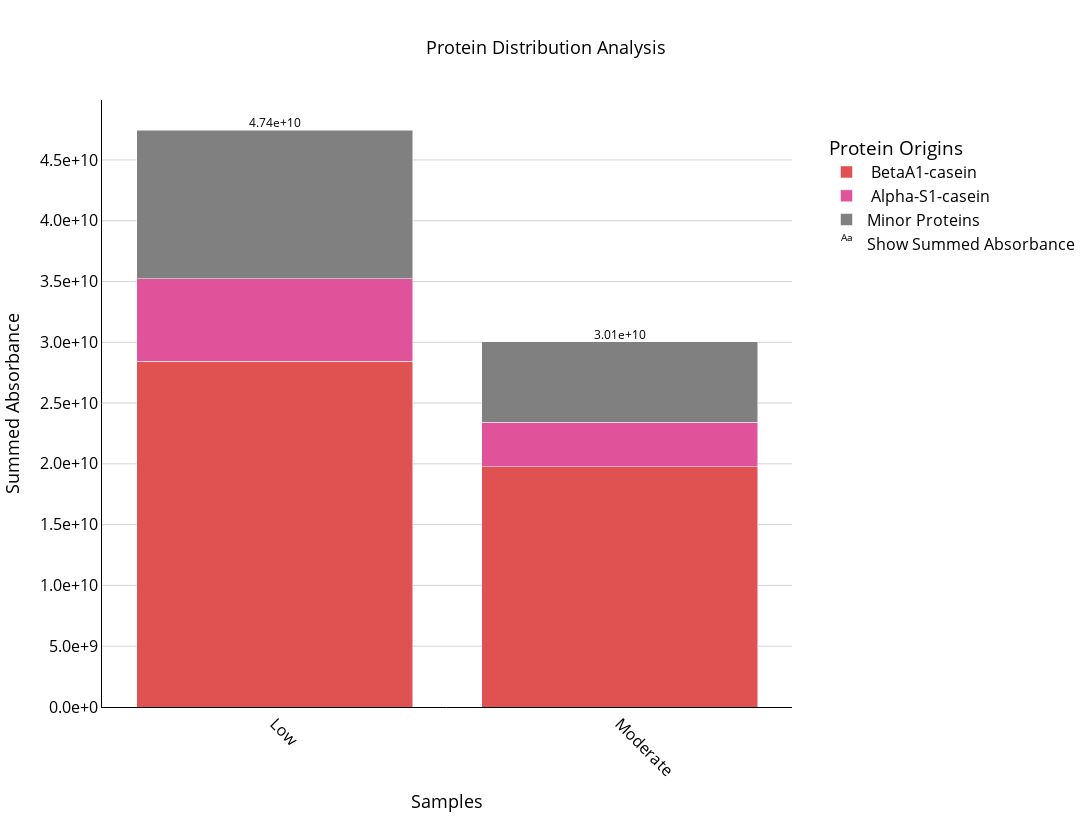
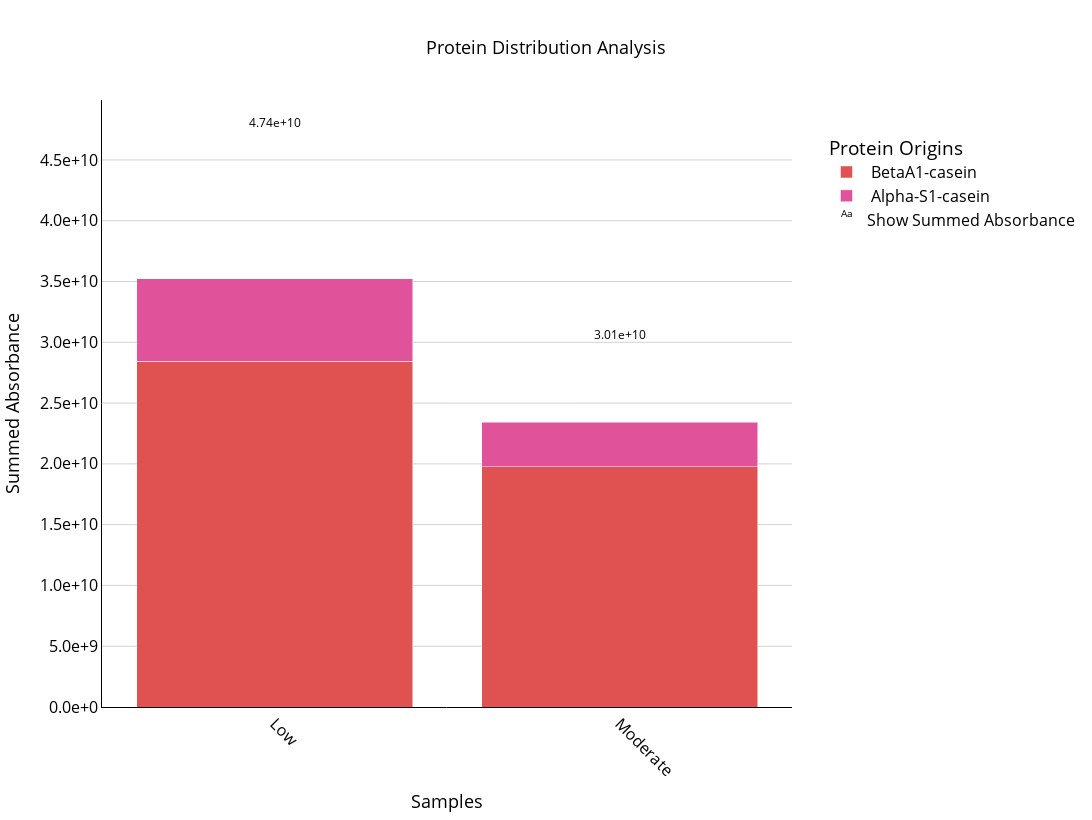
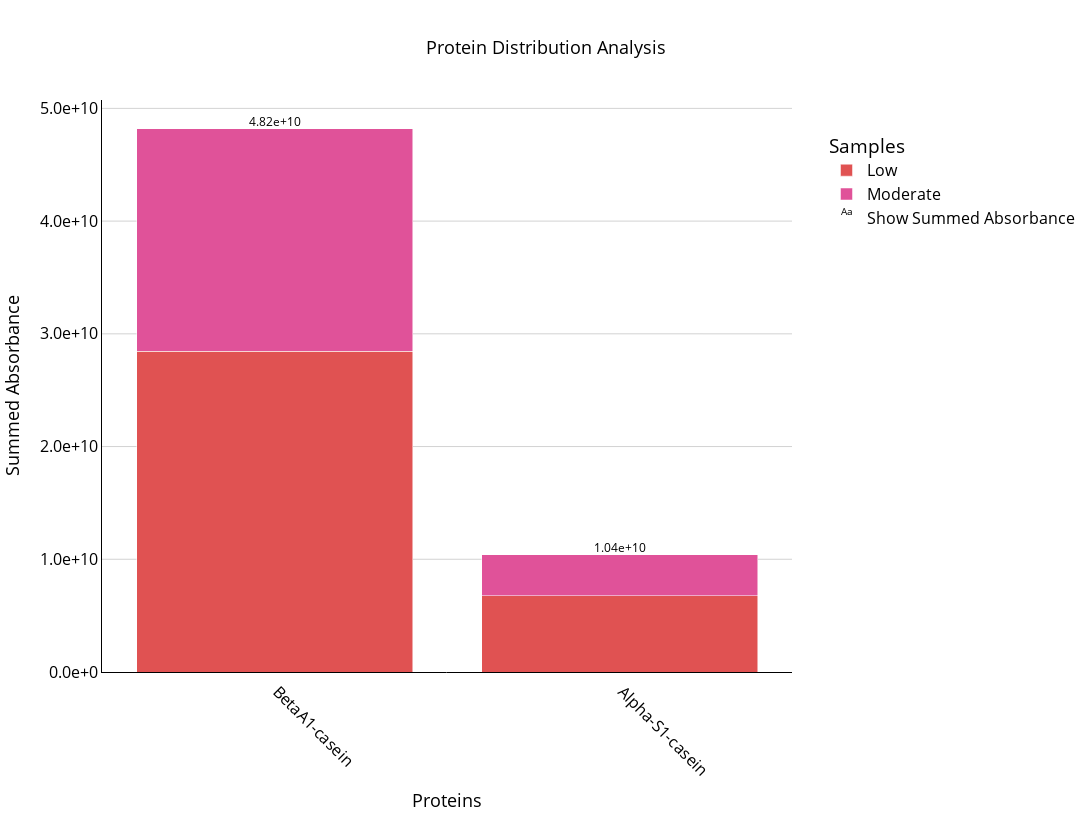
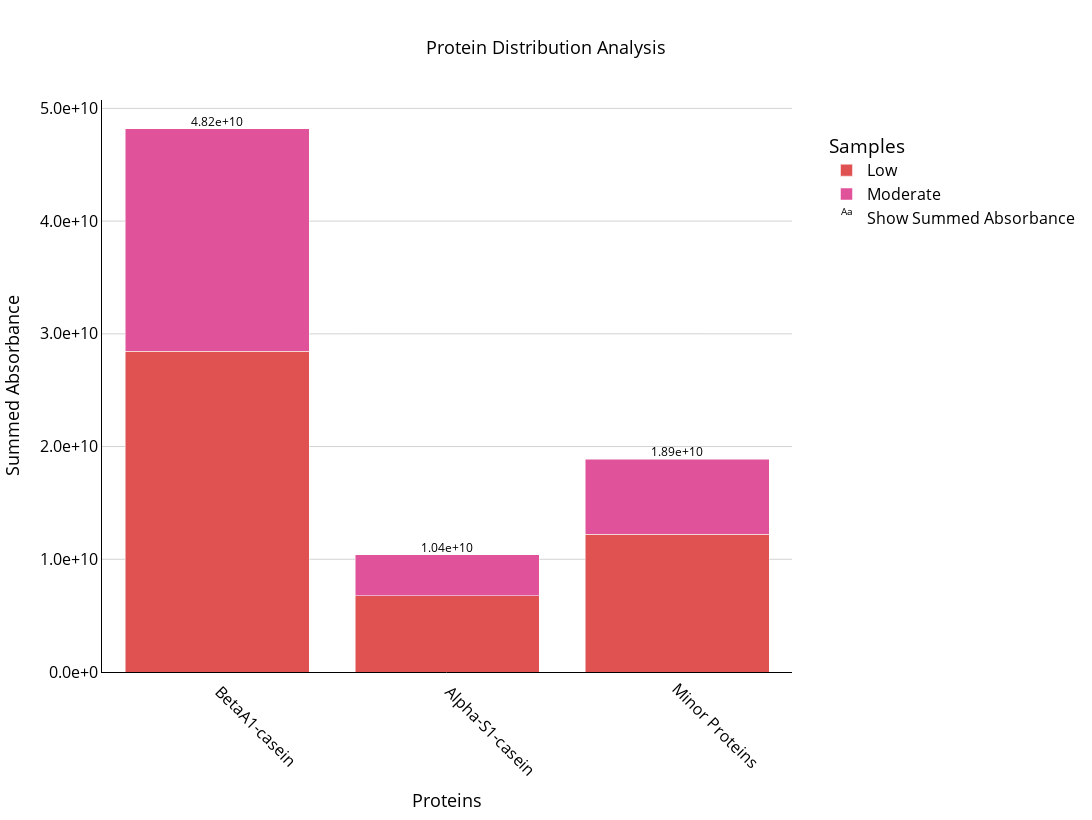

Notebook cell for these charts, in order:
### Code cell
# Initialize the interface
data_transformer = DataTransformation()
data_transformer.setup_data_loading_ui()

# Create protein plotter
protein_plotter = ProteinPlotter(data_transformer)

protein_plotter.display()

### Figure 1 — Plotly figure (JSON) as saved in the notebook; plotly's stock layout.template omitted (floating-point values rounded to 4 significant figures)
{"data": [{"hoverinfo": "text", "hovertext": ["Protein: P02666A1<br>Description:  BetaA1-casein<br>Relative Absorbance: 59.95%<br>Absolute Absorbance: 2.84e+10<br>", "Protein: P02666A1<br>Description:  BetaA1-casein<br>Relative Absorbance: 65.80%<br>Absolute Absorbance: 1.98e+10<br>"], "marker": {"color": "hsl(0.0,70%,60%)"}, "name": " BetaA1-casein", "type": "bar", "x": ["Low", "Moderate"], "y": [28430000000.0, 19770000000.0]}, {"hoverinfo": "text", "hovertext": ["Protein: P02662<br>Description:  Alpha-S1-casein<br>Relative Absorbance: 14.30%<br>Absolute Absorbance: 6.78e+09<br>", "Protein: P02662<br>Description:  Alpha-S1-casein<br>Relative Absorbance: 12.11%<br>Absolute Absorbance: 3.64e+09<br>"], "marker": {"color": "hsl(330.0,70%,60%)"}, "name": " Alpha-S1-casein", "type": "bar", "x": ["Low", "Moderate"], "y": [6782000000.0, 3640000000.0]}, {"hoverinfo": "text", "hovertext": ["Protein: Minor Proteins<br>Description: Minor Proteins<br>Relative Absorbance: 25.76%<br>Absolute Absorbance: 1.22e+10<br>", "Protein: Minor Proteins<br>Description: Minor Proteins<br>Relative Absorbance: 22.09%<br>Absolute Absorbance: 6.64e+09<br>"], "marker": {"color": "#808080"}, "name": "Minor Proteins", "type": "bar", "x": ["Low", "Moderate"], "y": [12220000000.0, 6639000000.0]}, {"hoverinfo": "none", "mode": "text", "name": "Show Summed Absorbance", "showlegend": true, "text": ["4.74e+10", "3.01e+10"], "textfont": {"color": "black", "size": 12}, "textposition": "top center", "texttemplate": "%{text}", "type": "scatter", "x": ["Low", "Moderate"], "y": [47430000000.0, 30050000000.0]}], "layout": {"barmode": "stack", "height": 820, "hoverlabel": {"bgcolor": "white", "font": {"family": "Arial", "size": 14}}, "legend": {"bgcolor": "rgba(255, 255, 255, 0.9)", "font": {"color": "black", "size": 16}, "title": {"text": "Protein Origins"}, "traceorder": "normal", "x": 1.05, "xanchor": "left", "y": 0.95, "yanchor": "top"}, "margin": {"b": 100, "l": 100, "r": 100, "t": 100}, "showlegend": true, "title": {"font": {"color": "black", "size": 18}, "text": "Protein Distribution Analysis", "x": 0.5, "xanchor": "center", "y": 0.95, "yanchor": "top"}, "width": 1200, "xaxis": {"linecolor": "black", "linewidth": 1, "mirror": false, "showline": true, "tickangle": 45, "tickfont": {"color": "black", "size": 16}, "title": {"font": {"color": "black", "size": 18}, "text": "Samples"}}, "yaxis": {"exponentformat": "E", "gridcolor": "lightgray", "linecolor": "black", "linewidth": 1, "mirror": false, "showexponent": "all", "showgrid": true, "showline": true, "showticklabels": true, "tickfont": {"color": "black", "size": 16}, "tickformat": ".1e", "title": {"font": {"color": "black", "size": 18}, "text": "Summed Absorbance"}, "zeroline": false}}}

### Figure 2 — Plotly figure (JSON) as saved in the notebook; plotly's stock layout.template omitted (floating-point values rounded to 4 significant figures)
{"data": [{"hoverinfo": "text", "hovertext": ["Protein: P02666A1<br>Description:  BetaA1-casein<br>Relative Absorbance: 59.95%<br>Absolute Absorbance: 2.84e+10<br>", "Protein: P02666A1<br>Description:  BetaA1-casein<br>Relative Absorbance: 65.80%<br>Absolute Absorbance: 1.98e+10<br>"], "marker": {"color": "hsl(0.0,70%,60%)"}, "name": " BetaA1-casein", "type": "bar", "x": ["Low", "Moderate"], "y": [28430000000.0, 19770000000.0]}, {"hoverinfo": "text", "hovertext": ["Protein: P02662<br>Description:  Alpha-S1-casein<br>Relative Absorbance: 14.30%<br>Absolute Absorbance: 6.78e+09<br>", "Protein: P02662<br>Description:  Alpha-S1-casein<br>Relative Absorbance: 12.11%<br>Absolute Absorbance: 3.64e+09<br>"], "marker": {"color": "hsl(330.0,70%,60%)"}, "name": " Alpha-S1-casein", "type": "bar", "x": ["Low", "Moderate"], "y": [6782000000.0, 3640000000.0]}, {"hoverinfo": "none", "mode": "text", "name": "Show Summed Absorbance", "showlegend": true, "text": ["4.74e+10", "3.01e+10"], "textfont": {"color": "black", "size": 12}, "textposition": "top center", "texttemplate": "%{text}", "type": "scatter", "x": ["Low", "Moderate"], "y": [47430000000.0, 30050000000.0]}], "layout": {"barmode": "stack", "height": 820, "hoverlabel": {"bgcolor": "white", "font": {"family": "Arial", "size": 14}}, "legend": {"bgcolor": "rgba(255, 255, 255, 0.9)", "font": {"color": "black", "size": 16}, "title": {"text": "Protein Origins"}, "traceorder": "normal", "x": 1.05, "xanchor": "left", "y": 0.95, "yanchor": "top"}, "margin": {"b": 100, "l": 100, "r": 100, "t": 100}, "showlegend": true, "title": {"font": {"color": "black", "size": 18}, "text": "Protein Distribution Analysis", "x": 0.5, "xanchor": "center", "y": 0.95, "yanchor": "top"}, "width": 1200, "xaxis": {"linecolor": "black", "linewidth": 1, "mirror": false, "showline": true, "tickangle": 45, "tickfont": {"color": "black", "size": 16}, "title": {"font": {"color": "black", "size": 18}, "text": "Samples"}}, "yaxis": {"exponentformat": "E", "gridcolor": "lightgray", "linecolor": "black", "linewidth": 1, "mirror": false, "showexponent": "all", "showgrid": true, "showline": true, "showticklabels": true, "tickfont": {"color": "black", "size": 16}, "tickformat": ".1e", "title": {"font": {"color": "black", "size": 18}, "text": "Summed Absorbance"}, "zeroline": false}}}

### Figure 3 — Plotly figure (JSON) as saved in the notebook; plotly's stock layout.template omitted (floating-point values rounded to 4 significant figures)
{"data": [{"hoverinfo": "text", "hovertext": ["Sample: Low<br>Relative Absorbance: 59.95%<br>Absolute Absorbance: 2.84e+10<br>", "Sample: Low<br>Relative Absorbance: 14.30%<br>Absolute Absorbance: 6.78e+09<br>"], "marker": {"color": "hsl(0.0,70%,60%)"}, "name": "Low", "type": "bar", "x": [" BetaA1-casein", " Alpha-S1-casein"], "y": [28430000000.0, 6782000000.0]}, {"hoverinfo": "text", "hovertext": ["Sample: Moderate<br>Relative Absorbance: 65.80%<br>Absolute Absorbance: 1.98e+10<br>", "Sample: Moderate<br>Relative Absorbance: 12.11%<br>Absolute Absorbance: 3.64e+09<br>"], "marker": {"color": "hsl(330.0,70%,60%)"}, "name": "Moderate", "type": "bar", "x": [" BetaA1-casein", " Alpha-S1-casein"], "y": [19770000000.0, 3640000000.0]}, {"hoverinfo": "none", "mode": "text", "name": "Show Summed Absorbance", "showlegend": true, "text": ["4.82e+10", "1.04e+10"], "textfont": {"color": "black", "size": 12}, "textposition": "top center", "texttemplate": "%{text}", "type": "scatter", "x": [" BetaA1-casein", " Alpha-S1-casein"], "y": [48210000000.0, 10420000000.0]}], "layout": {"barmode": "stack", "height": 820, "hoverlabel": {"bgcolor": "white", "font": {"family": "Arial", "size": 14}}, "legend": {"bgcolor": "rgba(255, 255, 255, 0.9)", "font": {"color": "black", "size": 16}, "title": {"text": "Samples"}, "traceorder": "normal", "x": 1.05, "xanchor": "left", "y": 0.95, "yanchor": "top"}, "margin": {"b": 100, "l": 100, "r": 100, "t": 100}, "showlegend": true, "title": {"font": {"color": "black", "size": 18}, "text": "Protein Distribution Analysis", "x": 0.5, "xanchor": "center", "y": 0.95, "yanchor": "top"}, "width": 1200, "xaxis": {"linecolor": "black", "linewidth": 1, "mirror": false, "showline": true, "tickangle": 45, "tickfont": {"color": "black", "size": 16}, "title": {"font": {"color": "black", "size": 18}, "text": "Proteins"}}, "yaxis": {"exponentformat": "E", "gridcolor": "lightgray", "linecolor": "black", "linewidth": 1, "mirror": false, "showexponent": "all", "showgrid": true, "showline": true, "showticklabels": true, "tickfont": {"color": "black", "size": 16}, "tickformat": ".1e", "title": {"font": {"color": "black", "size": 18}, "text": "Summed Absorbance"}, "zeroline": false}}}

### Figure 4 — Plotly figure (JSON) as saved in the notebook; plotly's stock layout.template omitted (floating-point values rounded to 4 significant figures)
{"data": [{"hoverinfo": "text", "hovertext": ["Sample: Low<br>Relative Absorbance: 59.95%<br>Absolute Absorbance: 2.84e+10<br>", "Sample: Low<br>Relative Absorbance: 14.30%<br>Absolute Absorbance: 6.78e+09<br>", "Sample: Low<br>Relative Absorbance: 25.76%<br>Absolute Absorbance: 1.22e+10<br>"], "marker": {"color": "hsl(0.0,70%,60%)"}, "name": "Low", "type": "bar", "x": [" BetaA1-casein", " Alpha-S1-casein", "Minor Proteins"], "y": [28430000000.0, 6782000000.0, 12220000000.0]}, {"hoverinfo": "text", "hovertext": ["Sample: Moderate<br>Relative Absorbance: 65.80%<br>Absolute Absorbance: 1.98e+10<br>", "Sample: Moderate<br>Relative Absorbance: 12.11%<br>Absolute Absorbance: 3.64e+09<br>", "Sample: Moderate<br>Relative Absorbance: 22.09%<br>Absolute Absorbance: 6.64e+09<br>"], "marker": {"color": "hsl(330.0,70%,60%)"}, "name": "Moderate", "type": "bar", "x": [" BetaA1-casein", " Alpha-S1-casein", "Minor Proteins"], "y": [19770000000.0, 3640000000.0, 6639000000.0]}, {"hoverinfo": "none", "mode": "text", "name": "Show Summed Absorbance", "showlegend": true, "text": ["4.82e+10", "1.04e+10", "1.89e+10"], "textfont": {"color": "black", "size": 12}, "textposition": "top center", "texttemplate": "%{text}", "type": "scatter", "x": [" BetaA1-casein", " Alpha-S1-casein", "Minor Proteins"], "y": [48210000000.0, 10420000000.0, 18860000000.0]}], "layout": {"barmode": "stack", "height": 820, "hoverlabel": {"bgcolor": "white", "font": {"family": "Arial", "size": 14}}, "legend": {"bgcolor": "rgba(255, 255, 255, 0.9)", "font": {"color": "black", "size": 16}, "title": {"text": "Samples"}, "traceorder": "normal", "x": 1.05, "xanchor": "left", "y": 0.95, "yanchor": "top"}, "margin": {"b": 100, "l": 100, "r": 100, "t": 100}, "showlegend": true, "title": {"font": {"color": "black", "size": 18}, "text": "Protein Distribution Analysis", "x": 0.5, "xanchor": "center", "y": 0.95, "yanchor": "top"}, "width": 1200, "xaxis": {"linecolor": "black", "linewidth": 1, "mirror": false, "showline": true, "tickangle": 45, "tickfont": {"color": "black", "size": 16}, "title": {"font": {"color": "black", "size": 18}, "text": "Proteins"}}, "yaxis": {"exponentformat": "E", "gridcolor": "lightgray", "linecolor": "black", "linewidth": 1, "mirror": false, "showexponent": "all", "showgrid": true, "showline": true, "showticklabels": true, "tickfont": {"color": "black", "size": 16}, "tickformat": ".1e", "title": {"font": {"color": "black", "size": 18}, "text": "Summed Absorbance"}, "zeroline": false}}}
